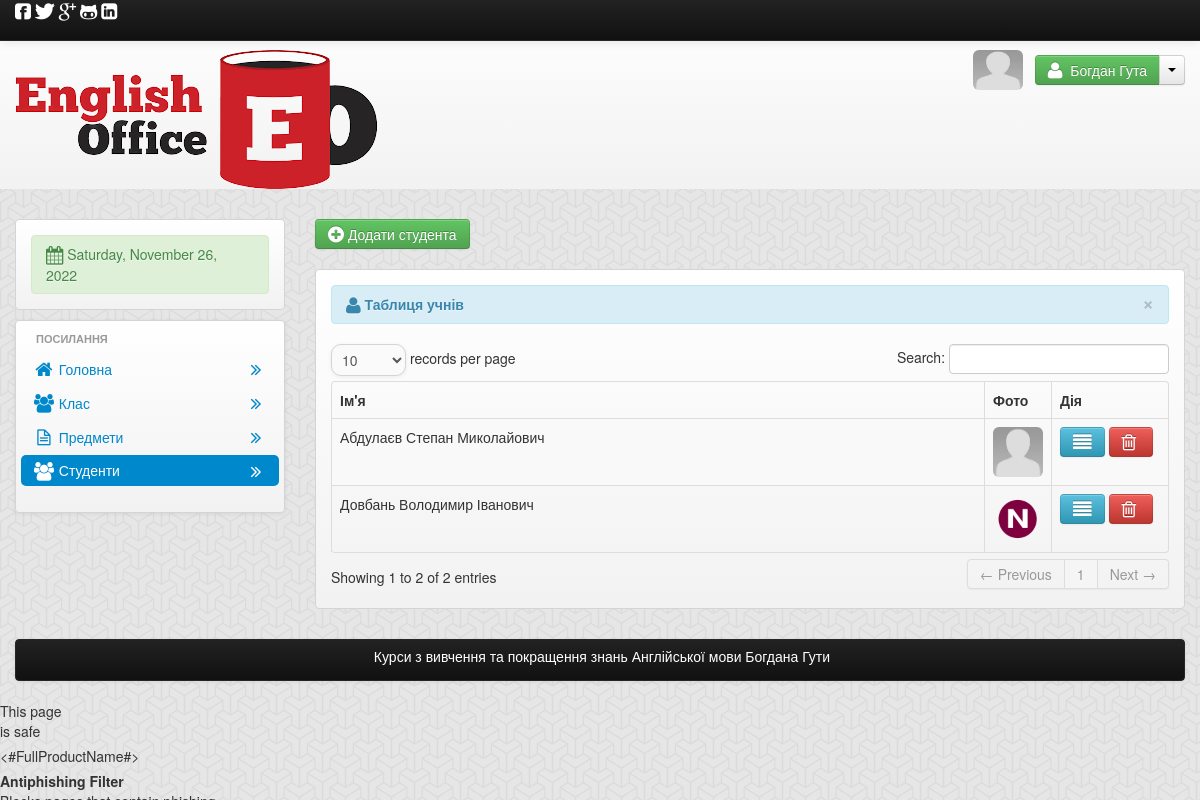
The app's page /students.php (signed in) with its own data.
### tables this page shows
CREATE TABLE `teacher` (
  `teacher_id` int(11) NOT NULL,
  `username` varchar(100) NOT NULL,
  `password` varchar(200) NOT NULL,
  `firstname` varchar(100) NOT NULL,
  `lastname` varchar(100) NOT NULL,
  `middlename` varchar(100) NOT NULL,
  `department` varchar(100) NOT NULL,
  `student_id` int(11) NOT NULL,
  `location` varchar(200) NOT NULL
);

CREATE TABLE `teacher_student` (
  `teacher_student_id` int(11) NOT NULL,
  `teacher_id` int(11) NOT NULL,
  `student_id` int(11) NOT NULL
);

CREATE TABLE `student` (
  `student_id` int(11) NOT NULL,
  `firstname` varchar(100) NOT NULL,
  `lastname` varchar(100) NOT NULL,
  `middle_name` varchar(100) NOT NULL,
  `cys` varchar(100) NOT NULL,
  `subject_id` varchar(100) NOT NULL,
  `teacher_id` int(11) NOT NULL,
  `username` varchar(100) NOT NULL,
  `password` varchar(100) NOT NULL,
  `location` varchar(100) NOT NULL
);

### session.php (called while the page is built, shortened)
<?php
$session_id=$_SESSION['id'];
?>

### students.php (the view, shortened to what this page needs)
<?php
include('header.php');
include ('session.php');
$user_query = mysqli_query($conn,"select * from teacher where teacher_id='$session_id'") or die(mysqli_error());
$user_row = mysqli_fetch_array($user_query);
?>
<body>
    <?php include('navhead_user.php'); ?>
    <div class="container">
        <div class="row-fluid">
            <div class="span3">
                <div class="hero-unit-3">
                    <div class="alert-index alert-success">
                        <i class="icon-calendar icon-large"></i>
                        <?php
                        $Today = date('y:m:d');
                        $new = date('l, F d, Y', strtotime($Today));
                        echo $new;
                        ?>
                    </div>
                </div>
                <div class="hero-unit-1">
                    <ul class="nav  nav-pills nav-stacked">
                        <li class="nav-header">Посилання</li>
                        <li>
                            <a href="teacher_home.php"><i class="icon-home icon-large"></i>&nbsp;Головна
                                <div class="pull-right">
                                    <i class="icon-double-angle-right icon-large"></i>
                                </div>
                            </a>
                        </li>
                        <li>
                            <a href="teacher_class.php"><i class="icon-group icon-large"></i>&nbsp;Клас
                                <div class="pull-right">
                                    <i class="icon-double-angle-right icon-large"></i>
                                </div>
                            </a></li>
                        <li><a href="teacher_subject.php"><i class="icon-file-alt icon-large"></i>&nbsp;Предмети
                                <div class="pull-right">
                                    <i class="icon-double-angle-right icon-large"></i>
                                </div>
                            </a></li>
                        <li    class="active"><a href="students.php"><i class="icon-group icon-large"></i>&nbsp;Студенти
                                <div class="pull-right">
                                    <i class="icon-double-angle-right icon-large"></i>
                                </div>
                            </a></li>
                    </ul>
                </div>
            </div>
            <div class="span9">
                <a href="teacher_add_student.php" class="btn btn-success"><i class="icon-plus-sign icon-large"></i>&nbsp;Додати студента</a>
                <br>
                <br>
                <div class="hero-unit-3">
                    <table cellpadding="0" cellspacing="0" border="0" class="table table-striped table-bordered" id="example">
                        <div class="alert alert-info">
                            <button type="button" class="close" data-dismiss="alert">&times;</button>
                            <strong><i class="icon-user icon-large"></i>&nbsp;Таблиця учнів</strong>
                        </div>
                        <thead>
                            <tr>
                                <th>Ім'я</th>
                                <th>Фото</th>
                                <th>Дія</th>
                            </tr>
                        </thead>
                        <tbody>
                            <?php
                            $query = mysqli_query($conn,"select * from teacher_student where teacher_id = '$session_id'") or die(mysqli_error());
                            while ($row = mysqli_fetch_array($query)) {
                                $student_id = $row['student_id'];
                                $student_query = mysqli_query($conn,"select * from student where student_id = '$student_id'") or die(mysqli_error());
                                $student_row = mysqli_fetch_array($student_query);
                                ?>
                                <tr class="odd gradeX">
                            <td><?php echo $student_row['lastname'] . " " . $student_row['firstname'] . " " . $student_row['middle_name']; ?></td>
                            <td width="50"><img class="img img-rounded" src="<?php echo $student_row['location']; ?>" width="50" height="50"></td>
                            <td width="100">
                                <a rel="tooltip"  title="View More Info" id="e<?php echo $student_id; ?>" href="#view<?php echo $student_id; ?>" role="button"  data-toggle="modal" class="btn btn-info"><i class="icon-align-justify icon-large"></i></a>
                                <a  rel="tooltip"  title="Delete Student" id="d<?php echo $student_id; ?>" href="#teacher<?php echo $student_id; ?>" role="button"  data-toggle="modal" class="btn btn-danger"><i class="icon-trash icon-large"></i>&nbsp;</a>
                            </td>
                            </tr>
                        <?php } ?>
                        </tbody>
                    </table>
                </div>
            </div>
        </div>
        <?php include('footer.php'); ?>
    </div>
</div>
</body>
</html>

### navhead_user.php (shortened to what this page needs)
<div class="row-fluid">
    <div class="span12">
        <div class="navbar navbar-fixed-top navbar-inverse">
            <div class="navbar-inner">
                <div class="container">
                    <div class="nav-collapse collapse">
                       <i class="icon-facebook-sign icon-large" id="color_white"></i>
                        <i class="icon-twitter icon-large" id="color_white"></i>
                        <i class="icon-google-plus icon-large" id="color_white"></i>
                        <i class="icon-github-alt icon-large" id="color_white"></i>
                        <i class="icon-linkedin-sign icon-large" id="color_white"></i>
                    </div>
                </div>
            </div>
        </div>
        <div class="hero-unit-header">
            <div class="container">
                <div class="row-fluid">
                    <div class="span12">
                        <div class="row-fluid">
                            <div class="span6">
                             <img src="admin/images/head.png">
                            </div>
                            <div class="span6">
                                <div class="pull-right">
                                  <?php
                                    $student_query=mysqli_query($conn,"select * from teacher where teacher_id='$session_id'")or die(mysqli_error());
                                    $teacher_row=  mysqli_fetch_array($student_query);
                                    ?>
                                     <img  src="admin/<?php echo $teacher_row['location']; ?>"  class="img img-rounded" id="picture">
                                    <div class="btn-group">
                                        <button class="btn btn-success"><i class="icon-user icon-large"></i>&nbsp; <?php echo $user_row['firstname'] . " " . $user_row['lastname']; ?></button>
                                        <button class="btn dropdown-toggle" data-toggle="dropdown">
                                            <span class="caret"></span>
                                        </button>
                                    </div>
                                </div>
                            </div>
                        </div>
                    </div>
                </div>
            </div>
        </div>

### records on screen
teacher: location (picture), firstname "Богдан", lastname "Гута"
teacher_student: student.lastname "Абдулаєв", student.firstname "Степан", student.middle_name "Миколайович", student.location (picture)
teacher_student: student.lastname "Довбань", student.firstname "Володимир", student.middle_name "Іванович", student.location (picture)
